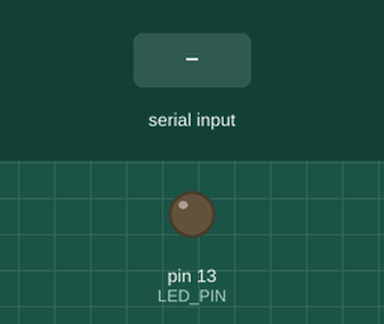
The sketch below on a simulated Arduino Uno, built with avr-gcc and run on an emulated ATmega328P. Parts: output pins drawn as LEDs (lit = HIGH). The test bench sets the inputs (shaded band). What the sketch prints to the serial monitor is not drawn.

Above: at 1.2 s.
1.3 s: "90 45\n" received over Serial
At 1.7 s:
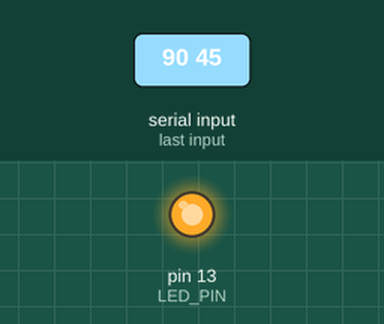
Timing chart, 0 to 10.3 s (numbered marks = the images above; inputs shaded):
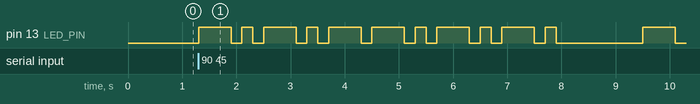

Measured:
- after the input at 1.3 s, pin 13 (LED_PIN): LOW → HIGH at once, → LOW 0.60 s later, → HIGH 0.20 s later, → LOW 0.20 s later, … (24 changes in this stretch)

The sketch:

LightMorse_send.ino
```cpp
const uint8_t  LED_PIN = 13;         // 送信用 LED
const uint16_t UNIT    = 200;        // 1 ドット長 [ms]  ← 好みに応じて変更(50 ~ 120)

/* --- ヘッダー／フッター（ITU プロシグナル） --- */
const char* HEADER = "-.-.-";  // CT (= KA) ×2 : 「送信開始」
const char* FOOTER = ".-.-.";  // AR ×2        : 「送信終了」

/* --- 0〜7 の略体パターン表 --- */
const char* NUM_PATTERNS[8] = {
  "-",       // 0  (T)
  ".-",      // 1  (A)
  "..-",     // 2  (U)
  "...-",    // 3  (V)
  "....-",   // 4
  ".....",   // 5
  "-....",   // 6
  "-..."     // 7  (B)
};

/* ========================================================= */
inline void dot () {                       // HIGH 1T
  digitalWrite(LED_PIN, HIGH); delay(UNIT);
  digitalWrite(LED_PIN, LOW ); delay(UNIT); // パーツ間 LOW 1T
}
inline void dash() {                       // HIGH 3T
  digitalWrite(LED_PIN, HIGH); delay(3*UNIT);
  digitalWrite(LED_PIN, LOW ); delay(UNIT);
}
/* ========================================================= */
void sendPattern(const char* pat)
{
  for (const char* p = pat; *p; ++p) {
    if (*p == '.') dot ();
    else if (*p == '-') dash();
    else if (*p == ' ') {                  // 文字間 LOW 3T
      digitalWrite(LED_PIN, LOW);
      delay(2*UNIT);                       // 3T-1T (直前のパーツ間 1T を含め 3T)
    }
  }
}

/* ========================================================= */
void setup()
{
  pinMode(LED_PIN, OUTPUT);
  digitalWrite(LED_PIN, LOW);

  Serial.begin(9600);
  Serial.println(F("Enter 0–7 and press <return> to transmit."));
}

/* ========================================================= */
void loop()
{
  if (Serial.available()) {
    int ch = Serial.read();
    if ('0' <= ch && ch <= '7') {
      uint8_t n = ch - '0';
      Serial.print(F("TX: ")); Serial.println(n);

      sendPattern(HEADER);                   // ヘッダー
      sendPattern(NUM_PATTERNS[n]);          // 本データ
      sendPattern(FOOTER);                   // フッター
      delay(7*UNIT);                         // フレーム間サイレンス
    }
  }
}
```
